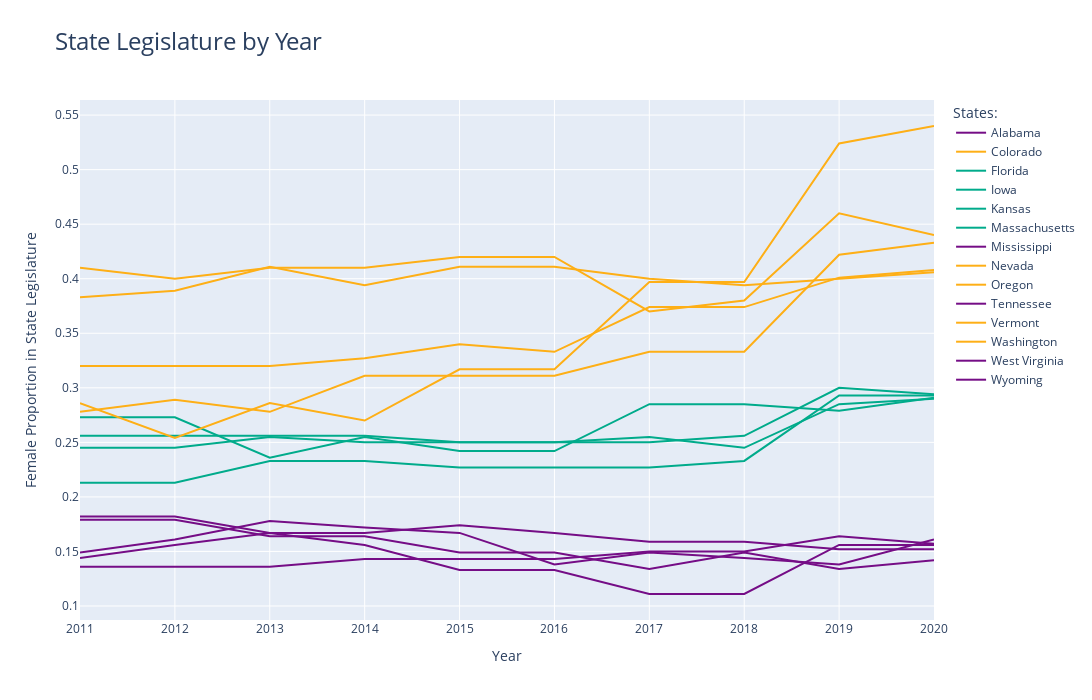

The notebook cell this image was saved under:
### Code cell
import plotly.graph_objs as go
import pandas as pd

import_feat = ['state_legislature','mngmt_job_wage_gap','rape_rate','life_exp_m_f','abortion_rate']

# Calculate the rank percentage for each state in 2011
df['pct_rank'] = df[df['year'] == 2020]['state_legislature'].rank(pct=True)

# Divide states into three groups based on rank percentage
df['group'] = pd.cut(df['pct_rank'], bins=[0, 0.1, 0.45, 0.55, 0.9, 1.0], labels=[r'前10%', r'10%-45%', r'45%-55%', r'55%-90%', r'后10%'])

# Process each state's data individually and store it in a dictionary
states_data = {}
for state, data in df.groupby('state'):
    # Sort the data by year
    data = data.sort_values('year')
    # Construct Plotly's Trace object
    trace = go.Scatter(
        x=data['year'],
        y=data['state_legislature'],
        name=state,
        line=dict(width=2),
        mode='lines',
        text=data['state_legislature'],
        hovertemplate='<b>%{text:.2f}%</b><brstate: %{name}<br>year: %{x}'
    )
    # Assign the corresponding color according to which group the state belongs to
    if r'前10%' in data['group'].unique():
        trace.update(line=dict(color='#750D86'))
        states_data[state] = trace
    elif r'后10%' in data['group'].unique():
        trace.update(line=dict(color='#FEAF16'))
        states_data[state] = trace
    elif r'45%-55%' in data['group'].unique():
        trace.update(line=dict(color='#00AB8B'))
        states_data[state] = trace
    
    # Store a Trace object for each state

# Construct Plotly's Figure object
fig = go.Figure(list(states_data.values()))

# Add a chart title and axis labels
fig.update_layout(title='State Legislature by Year',
                title_font_size=24,
                legend_title='States:',
                xaxis_title='Year',
                yaxis_title='Female Proportion in State Legislature',
                width=1200,
                height=700)

# show chart
fig.show()

### Figure 1 — Plotly figure (JSON) as saved in the notebook; plotly's stock layout.template omitted (floating-point values rounded to 4 significant figures)
{"data": [{"hovertemplate": "<b>%{text:.2f}%</b><brstate: %{name}<br>year: %{x}", "line": {"color": "#750D86", "width": 2}, "mode": "lines", "name": "Alabama", "text": [0.136, 0.136, 0.136, 0.143, 0.143, 0.143, 0.15, 0.15, 0.164, 0.157], "type": "scatter", "x": [2011, 2012, 2013, 2014, 2015, 2016, 2017, 2018, 2019, 2020], "y": [0.136, 0.136, 0.136, 0.143, 0.143, 0.143, 0.15, 0.15, 0.164, 0.157]}, {"hovertemplate": "<b>%{text:.2f}%</b><brstate: %{name}<br>year: %{x}", "line": {"color": "#FEAF16", "width": 2}, "mode": "lines", "name": "Colorado", "text": [0.41, 0.4, 0.41, 0.41, 0.42, 0.42, 0.37, 0.38, 0.46, 0.44], "type": "scatter", "x": [2011, 2012, 2013, 2014, 2015, 2016, 2017, 2018, 2019, 2020], "y": [0.41, 0.4, 0.41, 0.41, 0.42, 0.42, 0.37, 0.38, 0.46, 0.44]}, {"hovertemplate": "<b>%{text:.2f}%</b><brstate: %{name}<br>year: %{x}", "line": {"color": "#00AB8B", "width": 2}, "mode": "lines", "name": "Florida", "text": [0.256, 0.256, 0.256, 0.256, 0.25, 0.25, 0.25, 0.256, 0.3, 0.294], "type": "scatter", "x": [2011, 2012, 2013, 2014, 2015, 2016, 2017, 2018, 2019, 2020], "y": [0.256, 0.256, 0.256, 0.256, 0.25, 0.25, 0.25, 0.256, 0.3, 0.294]}, {"hovertemplate": "<b>%{text:.2f}%</b><brstate: %{name}<br>year: %{x}", "line": {"color": "#00AB8B", "width": 2}, "mode": "lines", "name": "Iowa", "text": [0.213, 0.213, 0.233, 0.233, 0.227, 0.227, 0.227, 0.233, 0.293, 0.293], "type": "scatter", "x": [2011, 2012, 2013, 2014, 2015, 2016, 2017, 2018, 2019, 2020], "y": [0.213, 0.213, 0.233, 0.233, 0.227, 0.227, 0.227, 0.233, 0.293, 0.293]}, {"hovertemplate": "<b>%{text:.2f}%</b><brstate: %{name}<br>year: %{x}", "line": {"color": "#00AB8B", "width": 2}, "mode": "lines", "name": "Kansas", "text": [0.273, 0.273, 0.236, 0.255, 0.242, 0.242, 0.285, 0.285, 0.279, 0.291], "type": "scatter", "x": [2011, 2012, 2013, 2014, 2015, 2016, 2017, 2018, 2019, 2020], "y": [0.273, 0.273, 0.236, 0.255, 0.242, 0.242, 0.285, 0.285, 0.279, 0.291]}, {"hovertemplate": "<b>%{text:.2f}%</b><brstate: %{name}<br>year: %{x}", "line": {"color": "#00AB8B", "width": 2}, "mode": "lines", "name": "Massachusetts", "text": [0.245, 0.245, 0.255, 0.25, 0.25, 0.25, 0.255, 0.245, 0.285, 0.29], "type": "scatter", "x": [2011, 2012, 2013, 2014, 2015, 2016, 2017, 2018, 2019, 2020], "y": [0.245, 0.245, 0.255, 0.25, 0.25, 0.25, 0.255, 0.245, 0.285, 0.29]}, {"hovertemplate": "<b>%{text:.2f}%</b><brstate: %{name}<br>year: %{x}", "line": {"color": "#750D86", "width": 2}, "mode": "lines", "name": "Mississippi", "text": [0.149, 0.161, 0.178, 0.172, 0.167, 0.138, 0.149, 0.144, 0.138, 0.161], "type": "scatter", "x": [2011, 2012, 2013, 2014, 2015, 2016, 2017, 2018, 2019, 2020], "y": [0.149, 0.161, 0.178, 0.172, 0.167, 0.138, 0.149, 0.144, 0.138, 0.161]}, {"hovertemplate": "<b>%{text:.2f}%</b><brstate: %{name}<br>year: %{x}", "line": {"color": "#FEAF16", "width": 2}, "mode": "lines", "name": "Nevada", "text": [0.286, 0.254, 0.286, 0.27, 0.317, 0.317, 0.397, 0.397, 0.524, 0.54], "type": "scatter", "x": [2011, 2012, 2013, 2014, 2015, 2016, 2017, 2018, 2019, 2020], "y": [0.286, 0.254, 0.286, 0.27, 0.317, 0.317, 0.397, 0.397, 0.524, 0.54]}, {"hovertemplate": "<b>%{text:.2f}%</b><brstate: %{name}<br>year: %{x}", "line": {"color": "#FEAF16", "width": 2}, "mode": "lines", "name": "Oregon", "text": [0.278, 0.289, 0.278, 0.311, 0.311, 0.311, 0.333, 0.333, 0.422, 0.433], "type": "scatter", "x": [2011, 2012, 2013, 2014, 2015, 2016, 2017, 2018, 2019, 2020], "y": [0.278, 0.289, 0.278, 0.311, 0.311, 0.311, 0.333, 0.333, 0.422, 0.433]}, {"hovertemplate": "<b>%{text:.2f}%</b><brstate: %{name}<br>year: %{x}", "line": {"color": "#750D86", "width": 2}, "mode": "lines", "name": "Tennessee", "text": [0.182, 0.182, 0.167, 0.167, 0.174, 0.167, 0.159, 0.159, 0.152, 0.152], "type": "scatter", "x": [2011, 2012, 2013, 2014, 2015, 2016, 2017, 2018, 2019, 2020], "y": [0.182, 0.182, 0.167, 0.167, 0.174, 0.167, 0.159, 0.159, 0.152, 0.152]}, {"hovertemplate": "<b>%{text:.2f}%</b><brstate: %{name}<br>year: %{x}", "line": {"color": "#FEAF16", "width": 2}, "mode": "lines", "name": "Vermont", "text": [0.383, 0.389, 0.411, 0.394, 0.411, 0.411, 0.4, 0.394, 0.4, 0.406], "type": "scatter", "x": [2011, 2012, 2013, 2014, 2015, 2016, 2017, 2018, 2019, 2020], "y": [0.383, 0.389, 0.411, 0.394, 0.411, 0.411, 0.4, 0.394, 0.4, 0.406]}, {"hovertemplate": "<b>%{text:.2f}%</b><brstate: %{name}<br>year: %{x}", "line": {"color": "#FEAF16", "width": 2}, "mode": "lines", "name": "Washington", "text": [0.32, 0.32, 0.32, 0.327, 0.34, 0.333, 0.374, 0.374, 0.401, 0.408], "type": "scatter", "x": [2011, 2012, 2013, 2014, 2015, 2016, 2017, 2018, 2019, 2020], "y": [0.32, 0.32, 0.32, 0.327, 0.34, 0.333, 0.374, 0.374, 0.401, 0.408]}, {"hovertemplate": "<b>%{text:.2f}%</b><brstate: %{name}<br>year: %{x}", "line": {"color": "#750D86", "width": 2}, "mode": "lines", "name": "West Virginia", "text": [0.179, 0.179, 0.164, 0.164, 0.149, 0.149, 0.134, 0.149, 0.134, 0.142], "type": "scatter", "x": [2011, 2012, 2013, 2014, 2015, 2016, 2017, 2018, 2019, 2020], "y": [0.179, 0.179, 0.164, 0.164, 0.149, 0.149, 0.134, 0.149, 0.134, 0.142]}, {"hovertemplate": "<b>%{text:.2f}%</b><brstate: %{name}<br>year: %{x}", "line": {"color": "#750D86", "width": 2}, "mode": "lines", "name": "Wyoming", "text": [0.144, 0.156, 0.167, 0.156, 0.133, 0.133, 0.111, 0.111, 0.156, 0.156], "type": "scatter", "x": [2011, 2012, 2013, 2014, 2015, 2016, 2017, 2018, 2019, 2020], "y": [0.144, 0.156, 0.167, 0.156, 0.133, 0.133, 0.111, 0.111, 0.156, 0.156]}], "layout": {"height": 700, "legend": {"title": {"text": "States:"}}, "title": {"font": {"size": 24}, "text": "State Legislature by Year"}, "width": 1200, "xaxis": {"title": {"text": "Year"}}, "yaxis": {"title": {"text": "Female Proportion in State Legislature"}}}}
